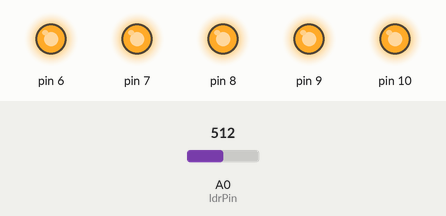
Bench run of a sketch on a simulated Arduino Uno, built with avr-gcc and run on an emulated ATmega328P. On the bench: output pins drawn as LEDs (lit = HIGH). The test bench sets the inputs (shaded band); at power-on: A0 (ldrPin) = 512.

Above: at 1.2 s.
1.3 s: A0 (ldrPin) set to 308
2.8 s: A0 (ldrPin) set to 282
At 4.0 s:
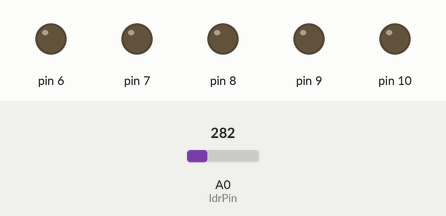
4.3 s: A0 (ldrPin) set to 306
At 5.3 s:
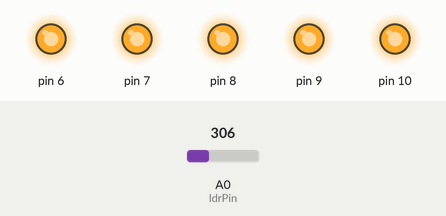
5.8 s: A0 (ldrPin) set to 290
At 6.4 s:
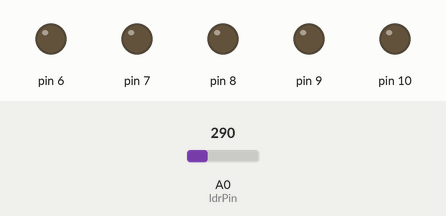
Timing chart, 0 to 8.3 s (numbered marks = the images above; inputs shaded):
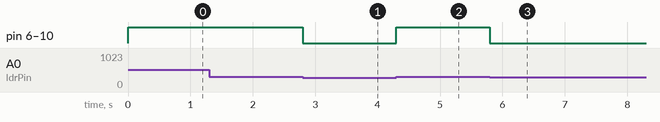

Measured:
- the behaviour switches between 300 and 299 on A0 (ldrPin) (found by bisection; images 0 and 1)
- after the input at 1.3 s, every drawn part: stays the same
- after the input at 2.8 s, pin 6–10: HIGH → LOW at once
- after the input at 4.3 s, pin 6–10: LOW → HIGH at once
- after the input at 5.8 s, pin 6–10: HIGH → LOW at once

The sketch:

EXP03.ino
```cpp
const int i;
const int ldrPin = A0;
void setup() {
Serial.begin(9600);
for(int i=6;i<=10;i++)
pinMode(i, OUTPUT);
pinMode(A0, INPUT);
}
void loop() {
int ldrStatus = analogRead(ldrPin);
if (ldrStatus >=300) {
for(int i=6;i<=10;i++)
digitalWrite(i, HIGH);
}
else {
for(int i=6;i<=10;i++)
digitalWrite(i, LOW);
}
}
```
